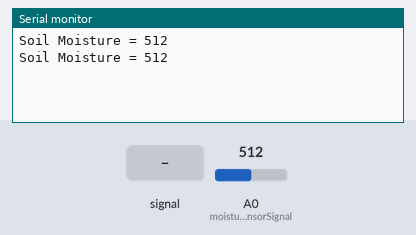
The sketch below on a simulated ESP8266 (NodeMCU). On the bench: the last lines printed to the serial monitor. The test bench sets the inputs (shaded band); at power-on: A0 (moistureSensorSignal) = 512.

Above: at 5.8 s.
5.9 s: A0 (moistureSensorSignal) fed a 200 Hz sine of ±81 counts around its level
At 11.4 s:
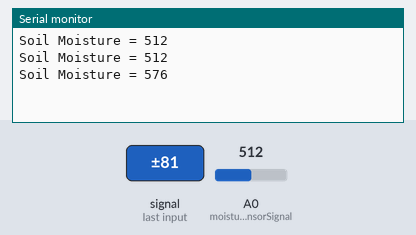
11.9 s: A0 (moistureSensorSignal) set to 716
At 16.4 s:
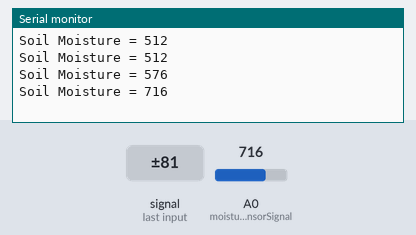
17.9 s: A0 (moistureSensorSignal) fed a 1000 Hz sine of ±255 counts around its level
At 21.4 s:
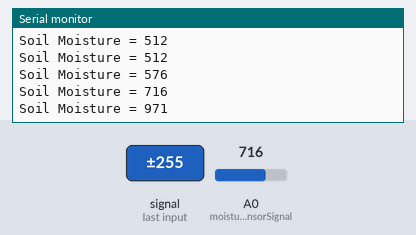
23.9 s: A0 (moistureSensorSignal) set to 900
At 26.4 s:
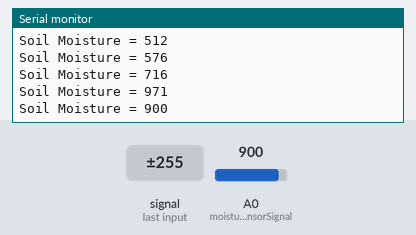
Timing chart, 0 to 27.9 s (numbered marks = the images above; inputs shaded):
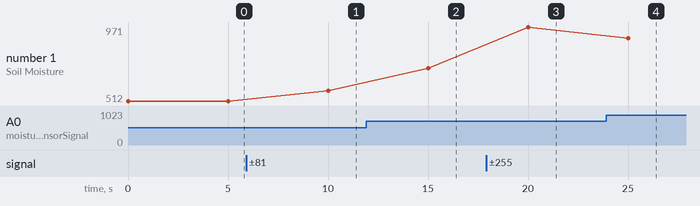

Measured:
- after the input at 5.9 s, the serial monitor: prints a new line after 4.1 s (image 1)
- after the input at 11.9 s, the serial monitor: prints a new line after 3.1 s (image 2)
- after the input at 17.9 s, the serial monitor: prints a new line after 2.1 s (image 3)
- after the input at 23.9 s, the serial monitor: prints a new line after 1.1 s (image 4)
- plotted number 1: 512 → 576 after the input at 5.9 s, 576 → 716 after the input at 11.9 s, 716 → 971 after the input at 17.9 s, 971 → 900 after the input at 23.9 s

The sketch:

MoistureSensor.ino
```cpp
void setup()
{
  Serial.begin(115200);   // open serial over USB

  setupMoistureSensor();
}

void loop() {
Serial.print("Soil Moisture = ");
//get soil moisture value from the function below and print it
int moisture = readMoistureValue();
Serial.println(moisture);

delay(5000);//take a reading every second
}


int moistureSensorSignal = A0;
int moistureSensorPower = D7;
void setupMoistureSensor() {
  pinMode(moistureSensorPower, OUTPUT);
  // set low so no power is flowing through the sensor
  digitalWrite(moistureSensorPower, HIGH);
}
int readMoistureValue() {
    int moisture = analogRead(moistureSensorSignal);

    return moisture;
}
```
